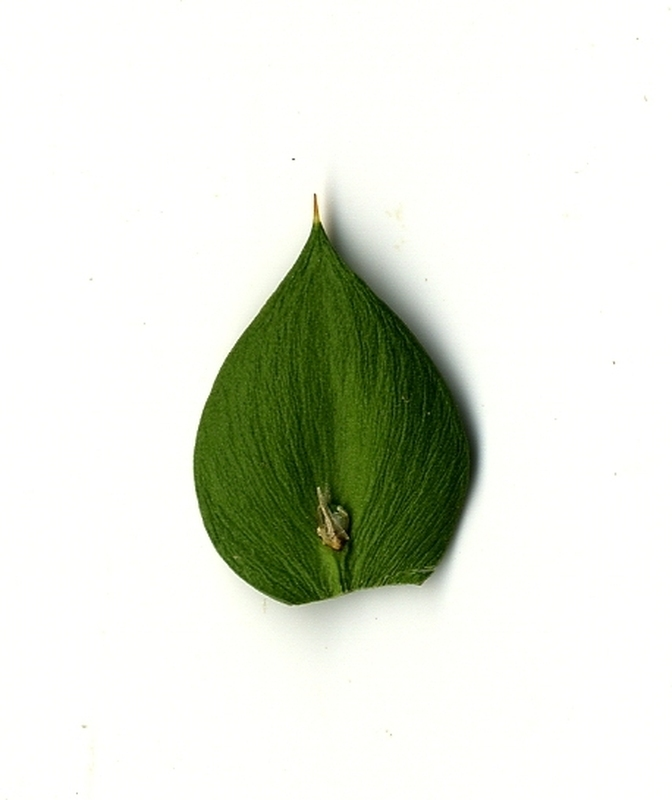
#> input picture lab3/database/1.jpg, 672 x 800 px; its folder holds only this picture in this run
$ python lab3_a.py
#> lines starting #> are read from the running program, lines starting #| are printed output that depends on the picture; after the words box and inside, x2 and y2 are one past the last pixel; in counts of white or black regions, pixels touching at a corner belong together
#> further down, img is the input picture: shape (800, 672, 3); mean B, G, R 218, 228.9, 224.7
import cv2
import glob
import numpy as np
import os


def segment(img):
    img_gray = cv2.cvtColor(img, cv2.COLOR_BGR2GRAY)
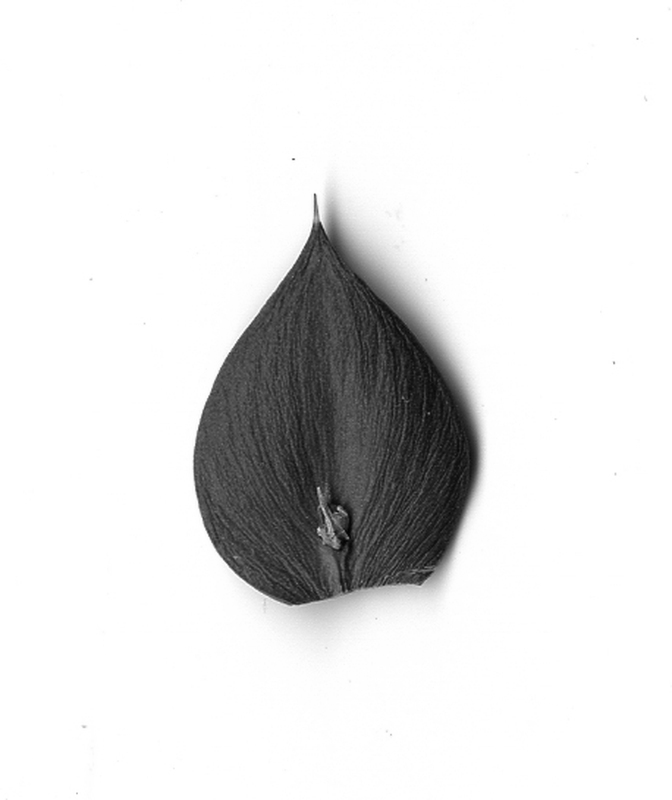
#> img_gray: shape (800, 672); min 2, max 255, mean 226.5

    blur = cv2.GaussianBlur(img_gray, (5, 5), 0)
    ret3, th3 = cv2.threshold(
        blur, 0, 255, cv2.THRESH_BINARY_INV+cv2.THRESH_OTSU)
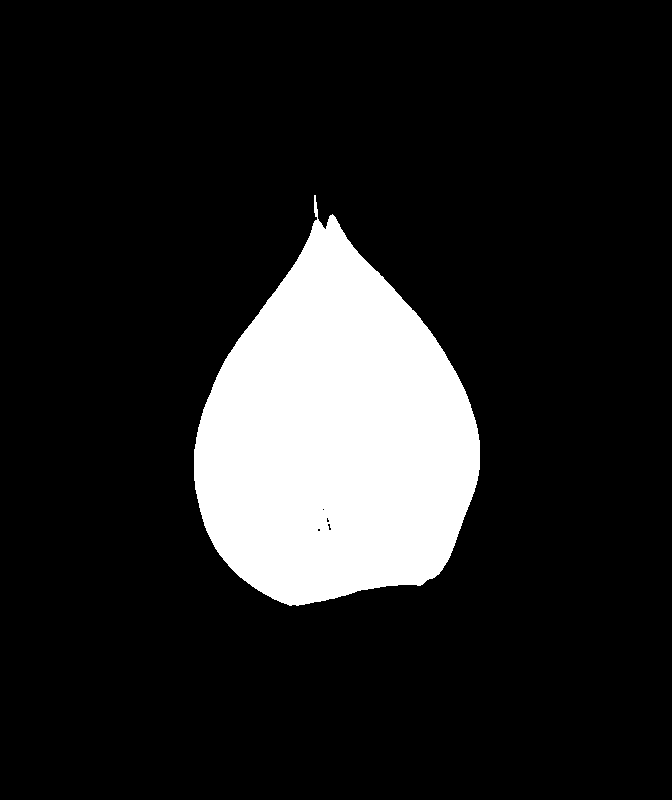
#> th3: shape (800, 672); 14.2% white; 1 white region, box (x1, y1, x2, y2) and area: (194, 195, 480, 606) 76316
#> ret3 = 158

    se = cv2.getStructuringElement(cv2.MORPH_ELLIPSE, (5, 5))
    closed = cv2.morphologyEx(th3, cv2.MORPH_CLOSE, se)
#> closed: shape (800, 672); 14.2% white; 1 white region, box (x1, y1, x2, y2) and area: (194, 195, 480, 606) 76346
    final = cv2.morphologyEx(closed, cv2.MORPH_OPEN, se)
#> final: shape (800, 672); 14.2% white; 1 white region, box (x1, y1, x2, y2) and area: (194, 215, 480, 606) 76274

    return final


def save_img(src_path, original, result):
#> called with src_path = 'database/1.jpg'
    result = cv2.cvtColor(result, cv2.COLOR_GRAY2BGR)
    final = np.hstack((original, result))
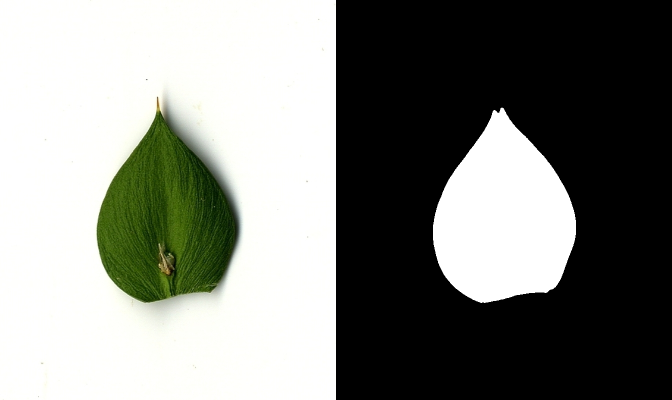
#> final: shape (800, 1344, 3) (shown at 1/2 size); mean B, G, R 127.1, 132.5, 130.4
    dest = destination_path + src_path.replace('/', '-')
    cv2.imwrite(dest, final)


if __name__ == '__main__':
    source_paths = ['database/', 'query/']
    destination_path = 'segmented/'

    if not os.path.exists(destination_path):
        os.mkdir(destination_path)

    for path in source_paths:
        for image_path in glob.glob(path + '**jpg', recursive=True):
            img = cv2.imread(image_path, cv2.IMREAD_COLOR)
            res = segment(img)
            save_img(image_path, img, res)
